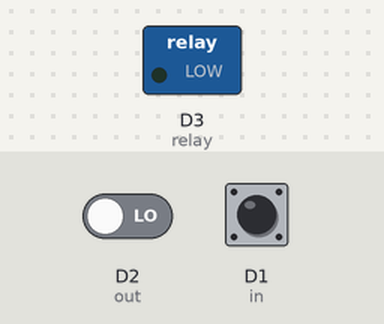
A sketch run on a simulated ESP8266 (NodeMCU). Shown: switched loads named in the sketch (green lamp = pin HIGH). The inputs (shaded band) are chosen by the test bench; at power-on: D1 (in) LOW, D2 (out) LOW. What the sketch prints to the serial monitor is not drawn.

Above: at 1.2 s.
1.3 s: D1 (in) driven HIGH
At 2.7 s:
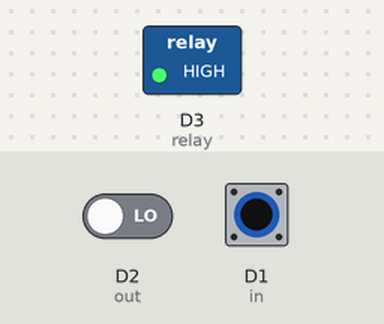
3.0 s: D1 (in) driven LOW
4.5 s: D2 (out) driven HIGH
At 6.4 s:
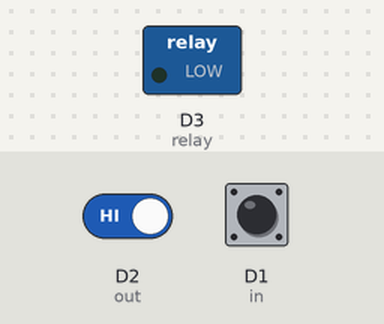
7.5 s: D2 (out) driven LOW and D1 (in) driven HIGH
At 8.6 s:
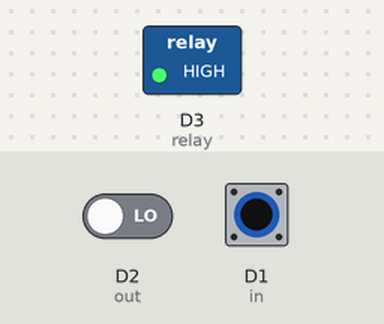
10.5 s: D1 (in) pulsed LOW 2 times (0.12 s each, 0.3 s apart)
Timing chart, 0 to 13.5 s (numbered marks = the images above; inputs shaded):
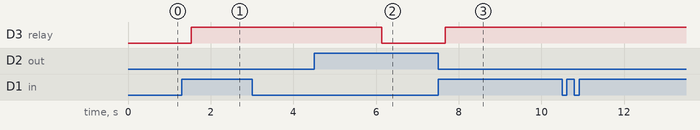

Measured:
- after the input at 1.3 s, D3 (relay): LOW → HIGH after 0.24 s
- after the input at 3.0 s, every drawn part: stays the same
- after the input at 4.5 s, D3 (relay): HIGH → LOW after 1.6 s
- after the input at 7.5 s, D3 (relay): LOW → HIGH after 0.17 s
- after the input at 10.5 s, every drawn part: stays the same

The sketch:

1.ino
```cpp
#include <LiquidCrystal.h>
#include <Wire.h>

//boolean state = true;
//int irPin = D2;

//phần khí gas và buzzer
//int smokeA0 = A0;
//int buzzer = D7;
// ngưỡng khí gas
int sensorThres = 800;


//phần couting và lcd
int in = D1;
int out = D2;
int relay = D3;
int count = 0;
LiquidCrystal lcd(13,12,11,10,9,8);
//khi có người đi vào, count sẽ ++
void In()
{
    count++;
    lcd.clear();
    lcd.print("Person In Room: ");
    lcd.setCursor(0,1);
    lcd.print(count);
        Serial.print("Count: ");
    Serial.print(count);
    delay(100);
}

//khi có người đi ra, count sẽ --
void Out()
{
    if(count>=1)
      count--;
    lcd.clear();
    lcd.print("Person In Room: ");
    lcd.setCursor(0,1);
    lcd.print(count);
        Serial.print("Count: ");
    Serial.print(count);
    delay(100);
}
void setup() {
  //pinMode(D2,OUTPUT);
 // pinMode(D3,OUTPUT);

 // pinMode(irPin,INPUT);
  //pinMode (smokeA0,INPUT);
 // pinMode(buzzer, OUTPUT);

  /*countting và lcd*/
  pinMode(in, INPUT);
  pinMode(out, INPUT);
  pinMode(relay, OUTPUT);
  lcd.clear();
  lcd.print("Person In Room: ");
  lcd.setCursor(0,1);
  lcd.print(count);


  Serial.begin(9600);


}
/*
//phần cản hồng ngoại
void canHongNgoai()
{
  if(!digitalRead(irPin) && state)
  {
    count++;
    state = false;
    Serial.print("Count: ");
    Serial.print(count);
    delay(100);

  }
  if(digitalRead(irPin))
  {
    state = true;
    delay(100);
  }
}
void nhapNhay()
{
  digitalWrite(D2, HIGH); // phần sáng
  delay(1000);
  digitalWrite(D2, LOW);  //phần tắt
  delay(1000);
}

void sang()
{
  digitalWrite(D3, HIGH);
}

//buzer khi có gas
void Buzzer()
{
  digitalWrite(buzzer, HIGH); // phần sáng
  delay(1000);
  digitalWrite(buzzer, LOW);  //phần tắt
  delay(1000);

}

//gas
void gas()
{
  int analogSensor = analogRead(smokeA0);

  Serial.print("Pin A0: ");
  Serial.println(analogSensor);

  // Checks if it has reached the threshold value
  if (analogSensor > sensorThres)
  {
    tone(buzzer, 1000, 200);
    delay(1000);
  }
  else{
    noTone(buzzer);

  }
  delay(100);
}
*/
//khi count <= 0 (ko có người ở trong)
void Nobody()
{
  lcd.clear();
  digitalWrite(relay, LOW);
  lcd.clear();
  lcd.print("Nobody In Room");
  lcd.setCursor(0,1);
  lcd.print("Light Is Off");
  delay(200);
}

//phần như hàm main nè:))
void loop() {

 // nhapNhay();
 // sang();
 //canHongNgoai();
 //gas();

 if(digitalRead(in))
 {
  In();
 }

  if(digitalRead(out))
 {
  Out();
 }

  if(count <=0)
  {
    Nobody();
  }
  else
  {
    digitalWrite(relay, HIGH);
  }

}
```
